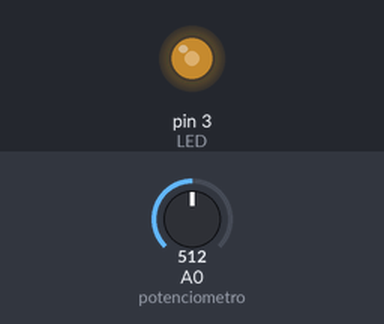
Recording of a sketch running on a simulated Arduino Uno, built with avr-gcc and run on an emulated ATmega328P. Parts: output pins drawn as LEDs (lit = HIGH). The inputs (shaded band) are chosen by the test bench; at power-on: A0 (potenciometro) = 512.

Above: at 1.2 s.
1.3 s: A0 (potenciometro) set to 716
At 1.8 s:
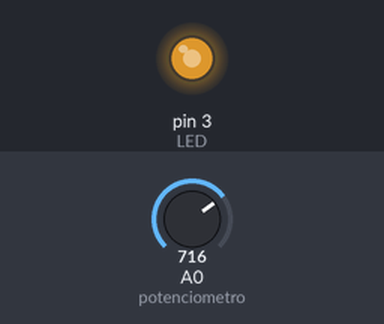
2.8 s: A0 (potenciometro) set to 900
At 3.2 s:
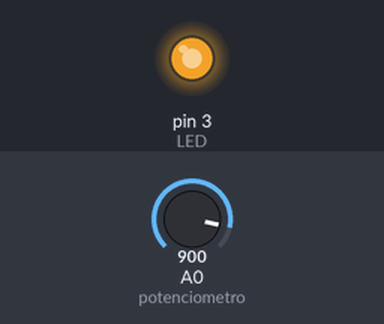
4.3 s: A0 (potenciometro) set to 122
At 5.1 s:
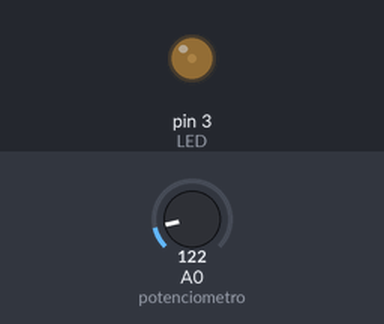
5.8 s: A0 (potenciometro) set to 0
At 6.6 s:
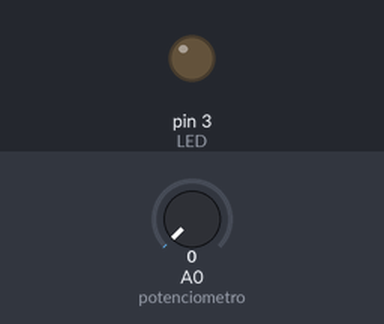
Timing chart, 0 to 8.3 s (numbered marks = the images above; inputs shaded):
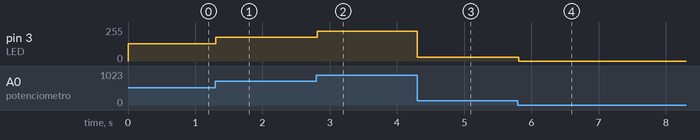

Measured:
- after the input at 1.3 s, pin 3 (LED): 128/255 → 179/255 at once
- after the input at 2.8 s, pin 3 (LED): 179/255 → 225/255 at once
- after the input at 4.3 s, pin 3 (LED): 225/255 → 30/255 at once
- after the input at 5.8 s, pin 3 (LED): 30/255 → 0/255 at once

The sketch:

IntensidadPotenciometro.ino
```cpp
 const int LED = 3; // Pin digital con PWM
  const int potenciometro = 0; // Pin analógico

  int brillo = 0; // Variable que acumula el brillo

  void setup()
  {
    pinMode(LED, OUTPUT); // Pin digital 3 como salida
  }

  void loop()
  {
      brillo = (analogRead(potenciometro))/4; // Leemos el valor de A0 y lo guardamos en brillo
      analogWrite(LED, brillo); // Escribimos el valor del brillo en el pin 3 (PWM)
      delay(20);
  }
```
